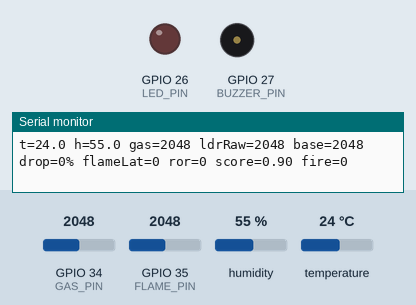
This sketch was run on a simulated ESP32. Shown: output pins drawn as LEDs (lit = HIGH), buzzer (waves = sounding, pin HIGH), the last lines printed to the serial monitor. The inputs (shaded band) are chosen by the test bench; at power-on: GPIO 35 (FLAME_PIN) = 2048, GPIO 34 (GAS_PIN) = 2048, humidity 55 %, temperature 24 °C. WiFi joins after 1.5 s; servers stay silent unless stated; no MQTT or app messages arrive unless stated.

Above: at 2.8 s.
2.9 s: GPIO 35 (FLAME_PIN) set to 996
8.8 s: GPIO 35 (FLAME_PIN) set to 908
At 14.3 s:
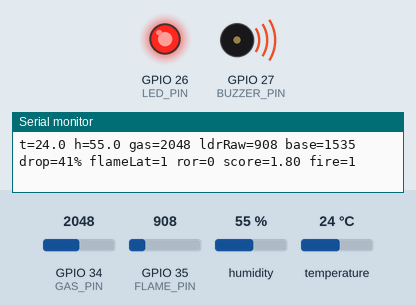
15.1 s: GPIO 35 (FLAME_PIN) set to 1090
22.7 s: GPIO 35 (FLAME_PIN) set to 1218
At 29.4 s:
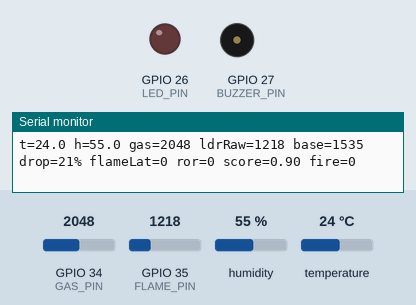
30.1 s: GPIO 35 (FLAME_PIN) set to 122
At 34.2 s:
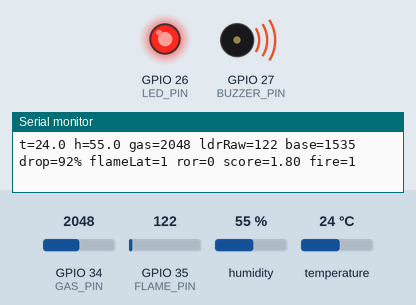
Timing chart, 0 to 35.7 s (numbered marks = the images above; inputs shaded):
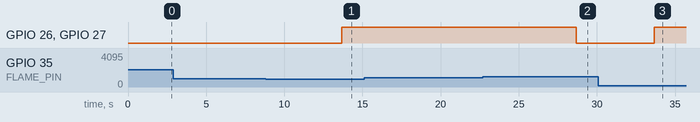

Measured:
- the behaviour switches between 947 and 946 on GPIO 35 (FLAME_PIN) (found by bisection; images 0 and 1)
- the behaviour switches between 1151 and 1152 on GPIO 35 (FLAME_PIN) (found by bisection; images 1 and 2)
- after the input at 8.8 s, GPIO 26 (LED_PIN), GPIO 27 (BUZZER_PIN): LOW → HIGH after 4.9 s
- after the input at 22.7 s, GPIO 26 (LED_PIN), GPIO 27 (BUZZER_PIN): HIGH → LOW after 6.0 s
- after the input at 30.1 s, GPIO 26 (LED_PIN), GPIO 27 (BUZZER_PIN): LOW → HIGH after 3.6 s

The sketch:

sketch.ino
```cpp
#include <WiFi.h>
#include <PubSubClient.h>
#include "DHT.h"

#define DHTPIN   15
#define DHTTYPE  DHT22

// Analog inputs
#define GAS_PIN    34      // MQ-2 analog
#define FLAME_PIN  35      // LDR analog (lower = brighter)

// Outputs
#define BUZZER_PIN 27
#define LED_PIN    26

// WiFi
const char* ssid     = "Wokwi-GUEST";
const char* password = "";

// MQTT
const char* mqttServer = "broker.hivemq.com";
const uint16_t mqttPort = 1883;
const char* deviceId = "esp32-fire-001";
String baseTopic = String("iot/firealarm/") + deviceId;

// Objects
WiFiClient     espClient;
PubSubClient   client(espClient);
DHT            dht(DHTPIN, DHTTYPE);

// ---------- Tunables ----------
const uint32_t LOOP_MS              = 1000;   // publish / sample rate (1 Hz)
const uint32_t CALIBRATION_MS       = 5000;   // LDR baseline capture on boot
const float    EMA_ALPHA            = 0.8f;   // smoothing for flame only
const float    GAS_DANGER_RAW       = 1800.0; // adjust to your MQ-2 model
const float    GAS_WARN_RAW         = 1400.0;

const float    FLAME_DROP_PCT_ON    = 0.40f;  // 40% drop vs baseline → fire ON
const float    FLAME_DROP_PCT_OFF   = 0.25f;  // 25% drop vs baseline → fire OFF

const float    TEMP_ROR_DELTA       = 8.0f;   // +8°C within window triggers RoR alarm
const uint32_t TEMP_ROR_WINDOW_MS   = 60000;  // 60 s window

const uint32_t ALARM_HOLD_MS        = 2500;   // condition must persist this long
const uint32_t ALARM_COOLDOWN_MS    = 5000;   // after clear, keep siren on for N ms

// ---------- State ----------
unsigned long t_last   = 0;
unsigned long t_boot   = 0;

float flameEMA = NAN;
float ldrBaseline = NAN;        // ambient baseline computed at boot
bool  flameLatched = false;     // hysteresis on processed flame signal

// RoR temperature
float       tempRef      = NAN; // temperature at start of window
unsigned long tempRefT   = 0;

// Debounce / latching
unsigned long fireStartMs  = 0;
unsigned long alarmClearMs = 0;
bool buzzerLatched = false;

// Helpers
static inline float ema(float prev, float sample, float alpha) {
  if (isnan(prev)) return sample;
  return (alpha * sample) + (1.0f - alpha) * prev;
}

void mqttCallback(char* topic, byte* payload, unsigned int length) {
  String t = String(topic);
  String msg;
  for (unsigned int i = 0; i < length; i++) msg += (char)payload[i];

  if (t == baseTopic + "/cmd") {
    if (msg == "ALARM_ON")  { digitalWrite(BUZZER_PIN, HIGH); digitalWrite(LED_PIN, HIGH);  buzzerLatched = true; }
    if (msg == "ALARM_OFF") { digitalWrite(BUZZER_PIN, LOW);  digitalWrite(LED_PIN, LOW);   buzzerLatched = false; }
  }
}

void reconnect() {
  while (!client.connected()) {
    if (client.connect(deviceId)) {
      client.subscribe((baseTopic + "/cmd").c_str());
    } else {
      delay(750);
    }
  }
}

void setup() {
  pinMode(GAS_PIN,    INPUT);
  pinMode(FLAME_PIN,  INPUT);
  pinMode(BUZZER_PIN, OUTPUT);
  pinMode(LED_PIN,    OUTPUT);
  digitalWrite(BUZZER_PIN, LOW);
  digitalWrite(LED_PIN, LOW);

  Serial.begin(115200);

  WiFi.begin(ssid, password);
  while (WiFi.status() != WL_CONNECTED) { delay(200); }

  client.setServer(mqttServer, mqttPort);
  client.setCallback(mqttCallback);

  dht.begin();

  t_boot = millis();
  tempRefT = millis();
}

void loop() {
  if (!client.connected()) reconnect();
  client.loop();

  unsigned long now = millis();
  if (now - t_last < LOOP_MS) return;
  t_last = now;

  // ----- Read raw sensors -----
  float temp = dht.readTemperature(); // °C
  float hum  = dht.readHumidity();    // %
  float gas  = (float)analogRead(GAS_PIN);    // 0..4095 raw gas
  float flameRaw = (float)analogRead(FLAME_PIN);

  // ----- Calibration of LDR baseline on boot -----
  if (now - t_boot < CALIBRATION_MS) {
    ldrBaseline = ema(isnan(ldrBaseline) ? flameRaw : ldrBaseline, flameRaw, 0.2f);
  }
  if (isnan(ldrBaseline)) ldrBaseline = flameRaw; // fallback first cycle

  // ----- Smooth flame sensor -----
  flameEMA = ema(flameEMA, flameRaw, EMA_ALPHA);

  // ----- Dynamic flame decision -----
  float drop = (ldrBaseline > 1.0f) ? ((ldrBaseline - flameEMA) / ldrBaseline) : 0.0f;

  if (!flameLatched && drop >= FLAME_DROP_PCT_ON)  flameLatched = true;
  if ( flameLatched && drop <= FLAME_DROP_PCT_OFF) flameLatched = false;

  // ----- Rate-of-Rise temperature -----
  if (isnan(tempRef)) { tempRef = temp; tempRefT = now; }
  bool rorAlarm = false;
  if (!isnan(temp) && !isnan(tempRef)) {
    if ((now - tempRefT) >= TEMP_ROR_WINDOW_MS) {
      float delta = temp - tempRef;
      rorAlarm = (delta >= TEMP_ROR_DELTA);
      tempRef  = temp;
      tempRefT = now;
    }
  }

  // ----- Gas thresholds (using RAW) -----
  bool gasWarn   = (!isnan(gas) && gas >= GAS_WARN_RAW);
  bool gasDanger = (!isnan(gas) && gas >= GAS_DANGER_RAW);

  // ----- Confidence score -----
  float score = 0.0f;
  String reasons = "";

  if (flameLatched)               { score += 0.9f; reasons += "flame,"; }
  if (gasDanger)                  { score += 0.9f; reasons += "gas_hi,"; }
  else if (gasWarn)               { score += 0.4f; reasons += "gas_warn,"; }

  if (!isnan(temp) && temp > 50)  { score += 0.7f; reasons += "temp_hi,"; }
  if (rorAlarm)                   { score += 0.6f; reasons += "ror,"; }

  static bool conditionActive = false;
  if (score >= 1.0f) {
    if (!conditionActive) { conditionActive = true; fireStartMs = now; }
  } else {
    conditionActive = false;
  }

  bool dangerFire = conditionActive && (now - fireStartMs >= ALARM_HOLD_MS);

  // ----- Alarm Control -----
  if (dangerFire) {
    buzzerLatched = true;
    alarmClearMs  = now;
  }
  if (buzzerLatched && (now - alarmClearMs) > ALARM_COOLDOWN_MS && !dangerFire) {
    buzzerLatched = false;
  }

  digitalWrite(BUZZER_PIN, buzzerLatched ? HIGH : LOW);
  digitalWrite(LED_PIN,    buzzerLatched ? HIGH : LOW);

  // ----- Debug serial -----
  Serial.print("t="); Serial.print(temp,1);
  Serial.print(" h="); Serial.print(hum,1);
  Serial.print(" gas="); Serial.print(gas,0);
  Serial.print(" ldrRaw="); Serial.print(flameRaw,0);
  Serial.print(" base="); Serial.print(ldrBaseline,0);
  Serial.print(" drop="); Serial.print(drop*100,0); Serial.print("%");
  Serial.print(" flameLat="); Serial.print(flameLatched);
  Serial.print(" ror="); Serial.print(rorAlarm);
  Serial.print(" score="); Serial.print(score,2);
  Serial.print(" fire="); Serial.print(dangerFire);
  Serial.println();

  // ----- MQTT telemetry -----
  String json = "{";
  json += "\"temperature\":" + String(isnan(temp)? -1 : temp, 1) + ",";
  json += "\"humidity\":"    + String(isnan(hum)?  -1 : hum, 1)  + ",";
  json += "\"gas_raw\":"     + String((int)gas) + ",";              // <-- direct raw gas
  json += "\"flame_raw\":"   + String((int)flameEMA) + ",";
  json += "\"ldr_baseline\":"+ String((int)ldrBaseline) + ",";
  json += "\"drop_pct\":"    + String(drop, 3) + ",";
  json += "\"ror\":"         + String(rorAlarm ? 1 : 0) + ",";
  json += "\"score\":"       + String(score,2) + ",";
  json += "\"reasons\":\""   + reasons + "\",";
  json += "\"fire\":"        + String(dangerFire ? 1 : 0) + ",";
  json += "\"ts\":"          + String((unsigned long)(millis()/1000));
  json += "}";

  client.publish((baseTopic + "/telemetry").c_str(), json.c_str());
  if (dangerFire) client.publish((baseTopic + "/alert").c_str(), "ALERT");
}
```
